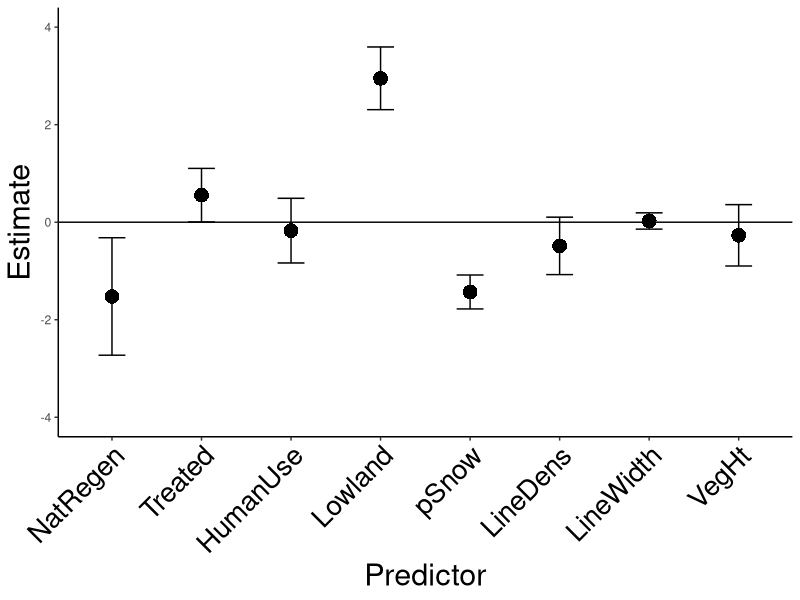
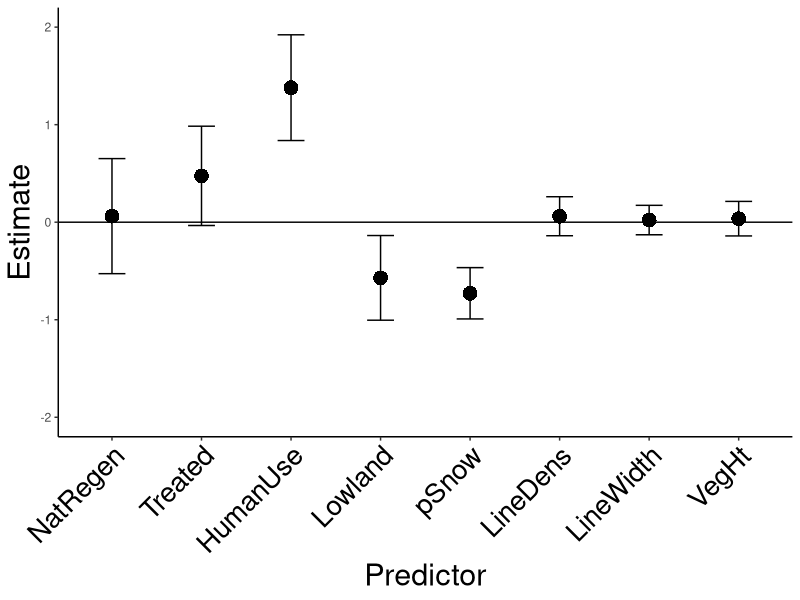
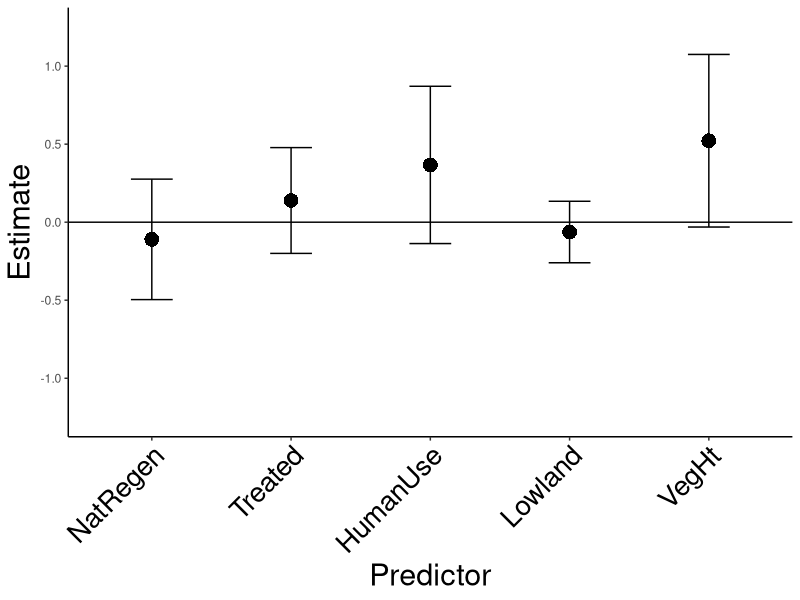
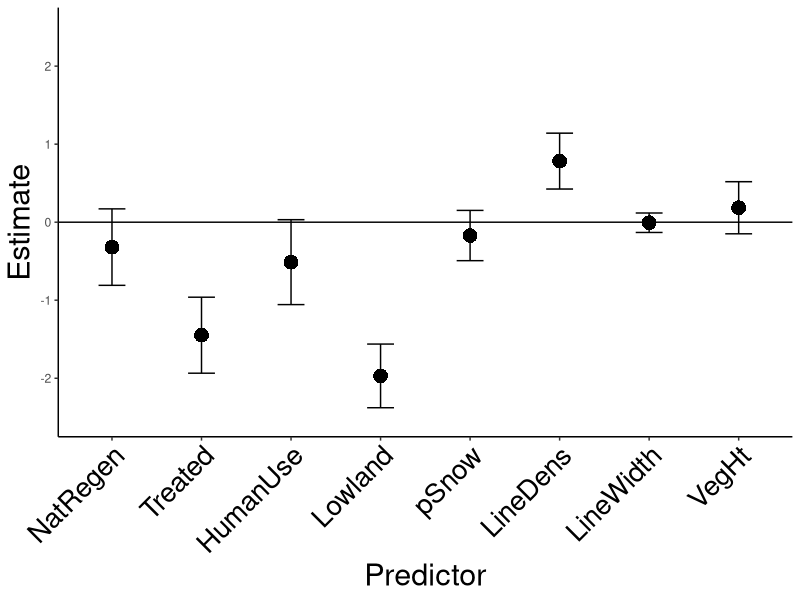
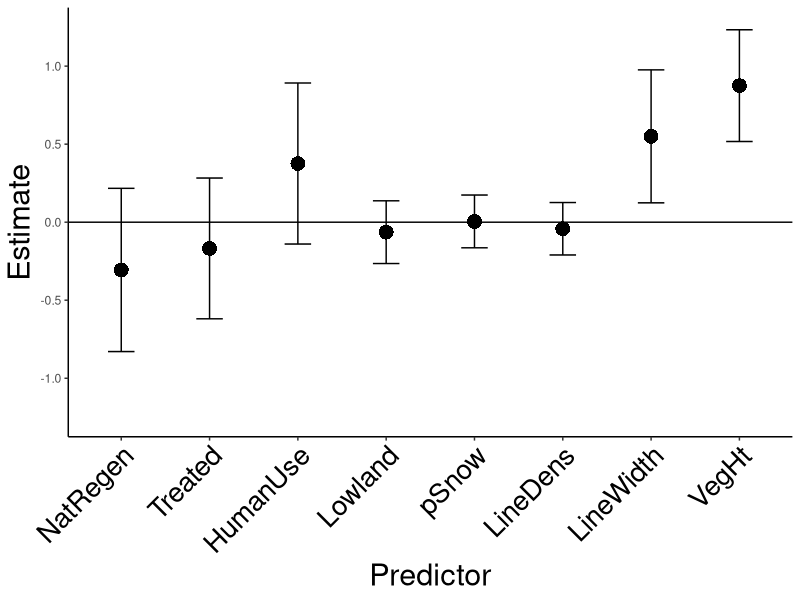
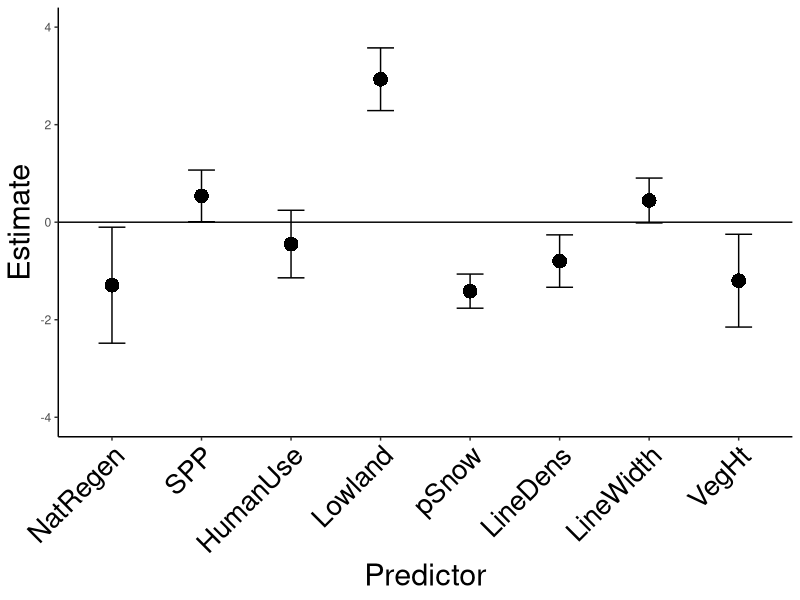
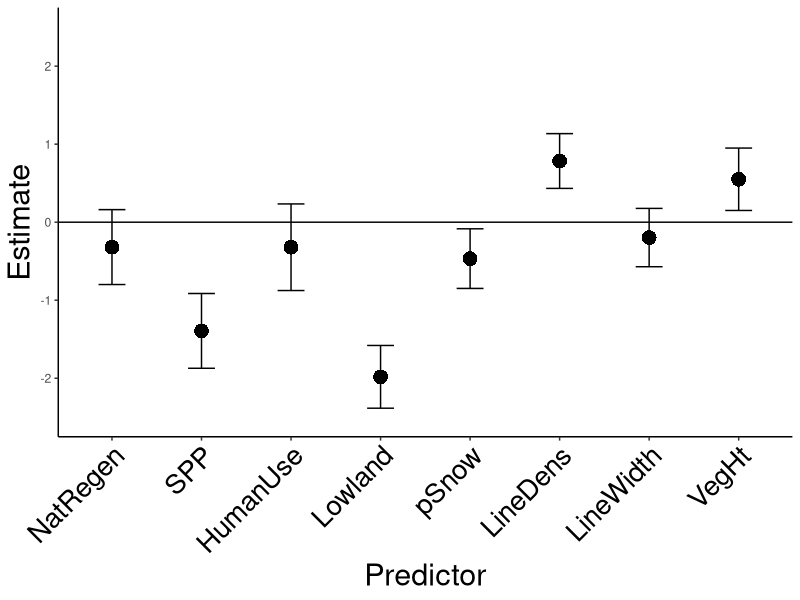
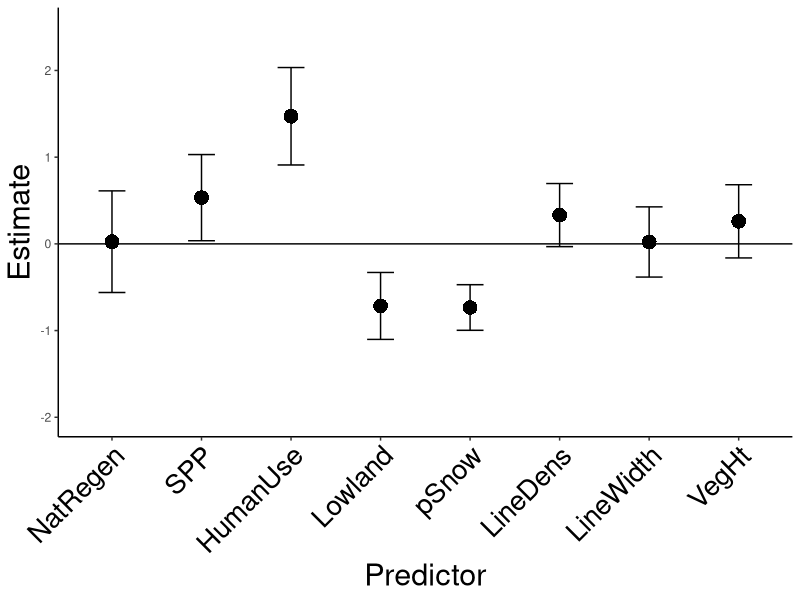

Write the R code that produced these figures, in order.
#############################################
## EstimatePlots_SE_Ch1.R
## Plotting predictor estimates with their SE, instead of CI
## Using model averaging outputs from the each species .Rmd file (Ch1_models_SPECIES.Rmd)
## June 4, 2018
############################################

library(ggplot2)

## Caribou
Caribou <- as.data.frame(c("NatRegen", "Treated", "HumanUse", "Lowland", "pSnow", "LineDens", "LineWidth", "VegHt"))
colnames(Caribou) <- "Predictor"

#Estimates
Caribou$Estimate <- c(-1.523, 0.554, -0.173, 2.950, -1.431, -0.486, 0.025, -0.269)
Caribou$StdError <- c(1.204, 0.549, 0.663, 0.643, 0.348, 0.589, 0.167, 0.629)

ggplot(data = Caribou, aes(x = Predictor, y = Estimate)) + geom_point(size = 5, stroke = 0, shape = 16) + geom_errorbar(aes(ymin= Estimate - StdError, ymax = Estimate + StdError, width = 0.3))+ geom_hline(yintercept = 0) + scale_x_discrete(limits=c("NatRegen", "Treated", "HumanUse", "Lowland", "pSnow", "LineDens", "LineWidth", "VegHt")) + theme_classic() + theme(axis.text.x = element_text(angle = 45, hjust = 1, colour = "black", size = 20)) + theme(axis.title.x = element_text(angle = 0, colour = "black", size = 22)) + theme(axis.title.y = element_text(angle = 90, colour = "black", size = 22)) + theme(strip.text = element_text(colour = "black", size = 22)) + scale_y_continuous(limits = c(-4, 4))

## Wolf
Wolf <- as.data.frame(c("NatRegen", "Treated", "HumanUse", "Lowland", "pSnow", "LineDens", "LineWidth", "VegHt"))
colnames(Wolf) <- "Predictor"

#Estimates
Wolf$Estimate <- c(0.062, 0.475, 1.379, -0.571, -0.729, 0.061, 0.022, 0.036)
Wolf$StdError <- c(0.590, 0.509, 0.542, 0.434, 0.263, 0.200, 0.151, 0.177)

ggplot(data = Wolf, aes( x = Predictor, y = Estimate)) + geom_point(size = 5, stroke = 0, shape = 16) + geom_errorbar(aes(ymin= Estimate - StdError, ymax = Estimate + StdError, width = 0.3))+ geom_hline(yintercept = 0) + scale_x_discrete(limits=c("NatRegen", "Treated", "HumanUse", "Lowland", "pSnow", "LineDens", "LineWidth", "VegHt"))+theme_classic() + theme(axis.text.x = element_text(angle = 45, hjust = 1, colour = "black", size = 20)) + theme(axis.title.x = element_text(angle = 0, colour = "black", size = 22)) + theme(axis.title.y = element_text(angle = 90, colour = "black", size = 22)) + theme(strip.text = element_text(colour = "black", size = 22)) + scale_y_continuous(limits = c(-2, 2))

## Blackbear
Blackbear <- as.data.frame(c("NatRegen", "Treated", "HumanUse", "Lowland", "VegHt"))
colnames(Blackbear) <- "Predictor"

#Estimates
Blackbear$Estimate <- c(-0.110, 0.139, 0.367, -0.063, 0.522)
Blackbear$StdError <- c(0.386, 0.339, 0.504, 0.197, 0.553)

ggplot(data = Blackbear, aes( x = Predictor, y = Estimate)) + geom_point(size = 5, stroke = 0, shape = 16) + geom_errorbar(aes(ymin= Estimate - StdError, ymax = Estimate + StdError, width = 0.3))+ geom_hline(yintercept = 0) + scale_x_discrete(limits=c("NatRegen", "Treated", "HumanUse", "Lowland", "VegHt"))+theme_classic() + theme(axis.text.x = element_text(angle = 45, hjust = 1, colour = "black", size = 20)) + theme(axis.title.x = element_text(angle = 0, colour = "black", size = 22)) + theme(axis.title.y = element_text(angle = 90, colour = "black", size = 22)) + theme(strip.text = element_text(colour = "black", size = 22)) + scale_y_continuous(limits = c(-1.25, 1.25))

## WTD
WTD <- as.data.frame(c("NatRegen", "Treated", "HumanUse", "Lowland", "pSnow", "LineDens", "LineWidth", "VegHt"))
colnames(WTD) <- "Predictor"

#Estimates
WTD$Estimate <- c(-0.319, -1.448, -0.512, -1.970, -0.171, 0.783, -0.007, 0.185)
WTD$StdError <- c(0.490, 0.487, 0.544, 0.408, 0.322, 0.358, 0.125, 0.334)

ggplot(data = WTD, aes( x = Predictor, y = Estimate)) + geom_point(size = 5, stroke = 0, shape = 16) + geom_errorbar(aes(ymin= Estimate - StdError, ymax = Estimate + StdError, width = 0.3))+ geom_hline(yintercept = 0) + scale_x_discrete(limits=c("NatRegen", "Treated", "HumanUse", "Lowland", "pSnow", "LineDens", "LineWidth", "VegHt"))+theme_classic() + theme_classic() + theme(axis.text.x = element_text(angle = 45, hjust = 1, colour = "black", size = 20)) + theme(axis.title.x = element_text(angle = 0, colour = "black", size = 22)) + theme(axis.title.y = element_text(angle = 90, colour = "black", size = 22)) + theme(strip.text = element_text(colour = "black", size = 22)) + scale_y_continuous(limits = c(-2.5, 2.5))

##Moose
Moose <- as.data.frame(c("NatRegen", "Treated", "HumanUse", "Lowland", "pSnow", "LineDens", "LineWidth", "VegHt"))
colnames(Moose) <- "Predictor"

#Estimates
Moose$Estimate <- c(-0.306, -0.168, 0.376, -0.064, 0.005, -0.042, 0.550, 0.875)
Moose$StdError <- c(0.523, 0.451, 0.516, 0.201, 0.169, 0.168, 0.426, 0.358)

ggplot(data = Moose, aes( x = Predictor, y = Estimate)) + geom_point(size = 5, stroke = 0, shape = 16) + geom_errorbar(aes(ymin= Estimate - StdError, ymax = Estimate + StdError, width = 0.3))+ geom_hline(yintercept = 0) + scale_x_discrete(limits=c("NatRegen", "Treated", "HumanUse", "Lowland", "pSnow", "LineDens", "LineWidth", "VegHt"))+theme_classic() + theme_classic() + theme(axis.text.x = element_text(angle = 45, hjust = 1, colour = "black", size = 20)) + theme(axis.title.x = element_text(angle = 0, colour = "black", size = 22)) + theme(axis.title.y = element_text(angle = 90, colour = "black", size = 22)) + theme(strip.text = element_text(colour = "black", size = 22)) + scale_y_continuous(limits = c(-1.25, 1.25))



############################################
## Converting plots to estimates FROM THE FULL MODEL
Caribou <- as.data.frame(c("NatRegen", "SPP", "HumanUse", "Lowland", "pSnow", "LineDens", "LineWidth", "VegHt"))
colnames(Caribou) <- "Predictor"

Caribou$Estimate <- c(-1.292, 0.539, -0.448, 2.931,-1.414, -0.797, 0.445, -1.199) # Coefficients from FM in order for graphical presentation
Caribou$StdError <- c(1.189,0.530, 0.693, 0.643, 0.350, 0.537, 0.460, 0.951)

ggplot(data = Caribou, aes(x = Predictor, y = Estimate)) + geom_point(size = 5, stroke = 0, shape = 16) + geom_errorbar(aes(ymin= Estimate - StdError, ymax = Estimate + StdError, width = 0.3))+ geom_hline(yintercept = 0) + scale_x_discrete(limits=c("NatRegen", "SPP", "HumanUse", "Lowland", "pSnow", "LineDens", "LineWidth", "VegHt")) + theme_classic() + theme(axis.text.x = element_text(angle = 45, hjust = 1, colour = "black", size = 20)) + theme(axis.title.x = element_text(angle = 0, colour = "black", size = 22)) + theme(axis.title.y = element_text(angle = 90, colour = "black", size = 22)) + theme(strip.text = element_text(colour = "black", size = 22)) + scale_y_continuous(limits = c(-4, 4))

## WTD
WTD <- as.data.frame(c("NatRegen", "SPP", "HumanUse", "Lowland", "pSnow", "LineDens", "LineWidth", "VegHt"))
colnames(WTD) <- "Predictor"

WTD$Estimate <- c(-0.319, -1.393, -0.321 ,-1.982, -0.467, 0.784, -0.197, 0.550) # Coefficients from FM in order for graphical presentation
WTD$StdError <- c(0.480, 0.479, 0.555, 0.402, 0.382, 0.351, 0.374, 0.400)

ggplot(data = WTD, aes( x = Predictor, y = Estimate)) + geom_point(size = 5, stroke = 0, shape = 16) + geom_errorbar(aes(ymin= Estimate - StdError, ymax = Estimate + StdError, width = 0.3))+ geom_hline(yintercept = 0) + scale_x_discrete(limits=c("NatRegen", "SPP", "HumanUse", "Lowland", "pSnow", "LineDens", "LineWidth", "VegHt"))+theme_classic() + theme_classic() + theme(axis.text.x = element_text(angle = 45, hjust = 1, colour = "black", size = 20)) + theme(axis.title.x = element_text(angle = 0, colour = "black", size = 22)) + theme(axis.title.y = element_text(angle = 90, colour = "black", size = 22)) + theme(strip.text = element_text(colour = "black", size = 22)) + scale_y_continuous(limits = c(-2.5, 2.5))

## Wolf
Wolf <- as.data.frame(c("NatRegen", "SPP", "HumanUse", "Lowland", "pSnow", "LineDens", "LineWidth", "VegHt"))
colnames(Wolf) <- "Predictor"

Wolf$Estimate <- c(0.025, 0.533, 1.472, -0.716, -0.734, 0.332, 0.022, 0.260) # Coefficients from FM in order for graphical presentation
Wolf$StdError <- c(0.586, 0.497, 0.562, 0.386, 0.263, 0.364, 0.405, 0.422)

ggplot(data = Wolf, aes( x = Predictor, y = Estimate)) + geom_point(size = 5, stroke = 0, shape = 16) + geom_errorbar(aes(ymin= Estimate - StdError, ymax = Estimate + StdError, width = 0.3))+ geom_hline(yintercept = 0) + scale_x_discrete(limits=c("NatRegen", "SPP", "HumanUse", "Lowland", "pSnow", "LineDens", "LineWidth", "VegHt"))+theme_classic() + theme(axis.text.x = element_text(angle = 45, hjust = 1, colour = "black", size = 20)) + theme(axis.title.x = element_text(angle = 0, colour = "black", size = 22)) + theme(axis.title.y = element_text(angle = 90, colour = "black", size = 22)) + theme(strip.text = element_text(colour = "black", size = 22)) + scale_y_continuous(limits = c(-2, 2.5))
## Blackbear
Blackbear <- as.data.frame(c("NatRegen", "SPP", "HumanUse", "Lowland", "LineDens", "LineWidth", "VegHt"))
colnames(Blackbear) <- "Predictor"

Blackbear$Estimate <- c(-0.210, 0.299, 0.763, -0.324, -0.079, -0.062, 0.956) # Coefficients from FM in order for graphical presentation
Blackbear$StdError <- c(0.524, 0.434, 0.533, 0.350, 0.327, 0.357, 0.374)

ggplot(data = Blackbear, aes( x = Predictor, y = Estimate)) + geom_point(size = 5, stroke = 0, shape = 16) + geom_errorbar(aes(ymin= Estimate - StdError, ymax = Estimate + StdError, width = 0.3))+ geom_hline(yintercept = 0) + scale_x_discrete(limits=c("NatRegen", "SPP", "HumanUse", "Lowland", "VegHt"))+theme_classic() + theme(axis.text.x = element_text(angle = 45, hjust = 1, colour = "black", size = 20)) + theme(axis.title.x = element_text(angle = 0, colour = "black", size = 22)) + theme(axis.title.y = element_text(angle = 90, colour = "black", size = 22)) + theme(strip.text = element_text(colour = "black", size = 22)) + scale_y_continuous(limits = c(-2, 2))

## Moose
Moose <- as.data.frame(c("NatRegen", "SPP", "HumanUse", "Lowland", "pSnow", "LineDens", "LineWidth", "VegHt"))
colnames(Moose) <- "Predictor"

Moose$Estimate <- c(-0.293, -0.106, 0.365, -0.345, 0.041, -0.281, 0.704, 0.741) # Coefficients from FM in order for graphical presentation
Moose$StdError <- c(0.510, 0.445, 0.502, 0.341, 0.481, 0.341, 0.374, 0.348)

ggplot(data = Moose, aes( x = Predictor, y = Estimate)) + geom_point(size = 5, stroke = 0, shape = 16) + geom_errorbar(aes(ymin= Estimate - StdError, ymax = Estimate + StdError, width = 0.3))+ geom_hline(yintercept = 0) + scale_x_discrete(limits=c("NatRegen", "SPP", "HumanUse", "Lowland", "pSnow", "LineDens", "LineWidth", "VegHt"))+theme_classic() + theme_classic() + theme(axis.text.x = element_text(angle = 45, hjust = 1, colour = "black", size = 20)) + theme(axis.title.x = element_text(angle = 0, colour = "black", size = 22)) + theme(axis.title.y = element_text(angle = 90, colour = "black", size = 22)) + theme(strip.text = element_text(colour = "black", size = 22)) + scale_y_continuous(limits = c(-1.25, 1.25))

